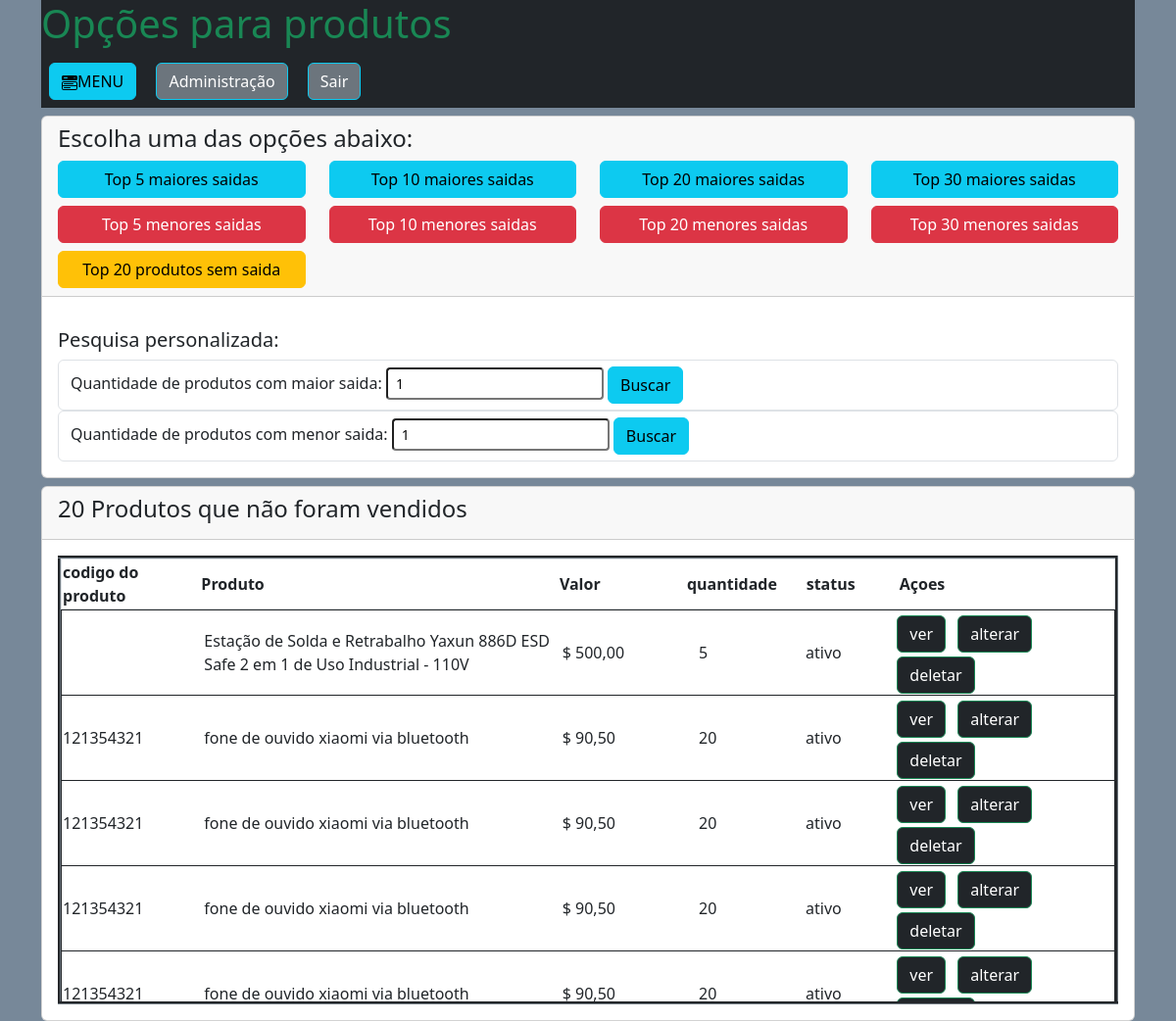
The page /administrador/produtos/ctrl_saida_produto.php?quant_sem=20 on the database as committed earlier.
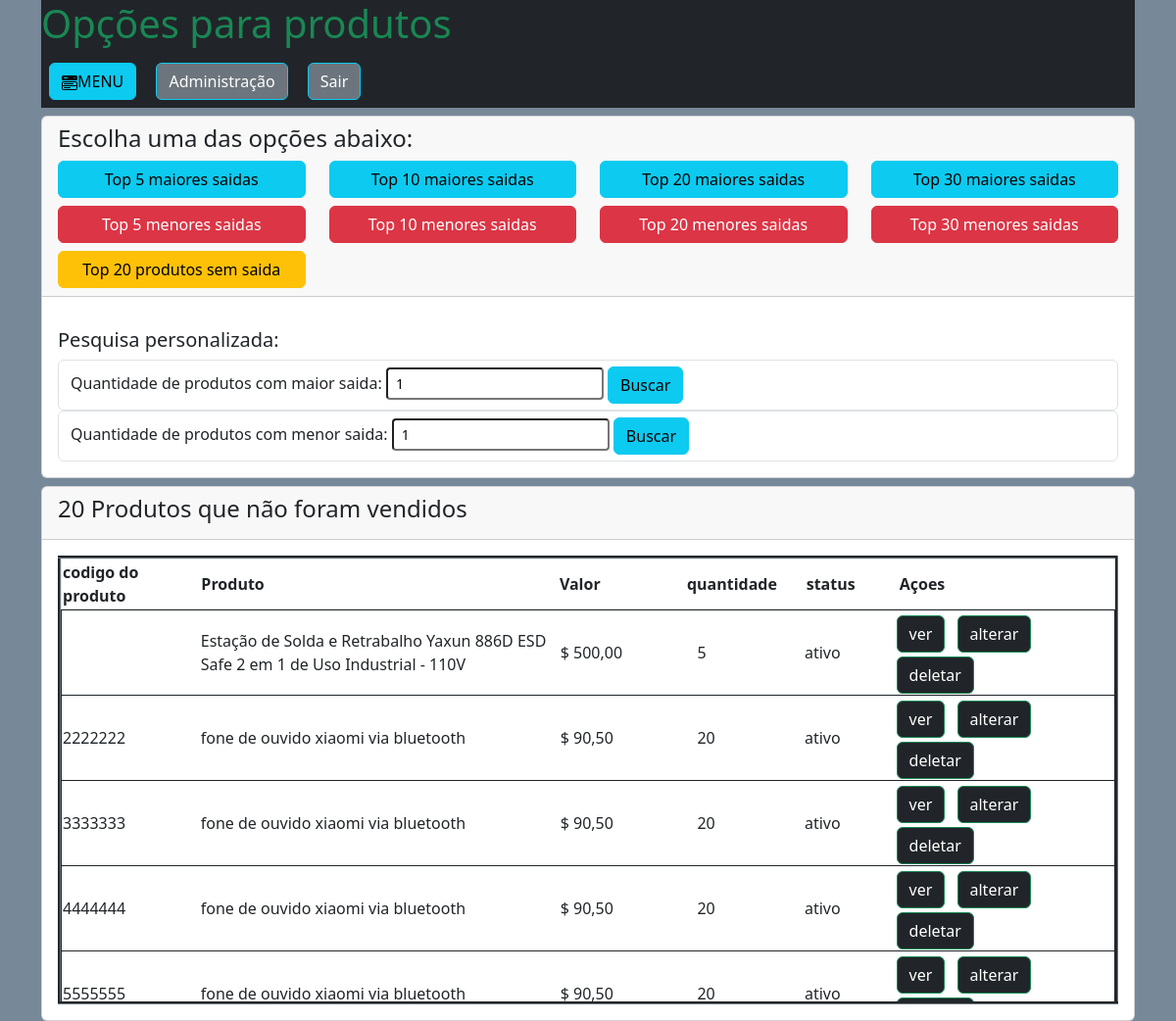
The same page on the database as committed later.
### tables this page shows
CREATE TABLE `produtos` (
  `id_produto` int(11) NOT NULL,
  `cod_produto` varchar(40) NOT NULL,
  `nome` varchar(100) NOT NULL,
  `valor` double(10,2) NOT NULL,
  `quantidade` double(10,2) NOT NULL,
  `categoria` varchar(120) NOT NULL,
  `cor` varchar(15) NOT NULL,
  `voltagem` varchar(10) NOT NULL,
  `voltagem_opcoes` varchar(10) NOT NULL,
  `descricao` varchar(250) NOT NULL,
  `status` int(1) NOT NULL,
  `foto` varchar(100) NOT NULL,
  `foto_1` varchar(50) NOT NULL,
  `foto_2` varchar(50) NOT NULL,
  `foto_3` varchar(50) NOT NULL,
  `foto_4` varchar(50) NOT NULL,
  `foto_5` varchar(50) NOT NULL,
  `foto_6` varchar(50) NOT NULL,
  `var_cores` int(1) NOT NULL,
  `azul` int(1) NOT NULL,
  `vermelho` int(1) NOT NULL,
  `preto` int(1) NOT NULL,
  `branco` int(1) NOT NULL,
  `amarelo` int(1) NOT NULL,
  `verde` int(1) NOT NULL,
  `laranja` int(1) NOT NULL,
  `cinza` int(1) NOT NULL,
  `rosa` int(1) NOT NULL,
  `marrom` int(1) NOT NULL,
  `roxo` int(1) NOT NULL,
  `prata` int(1) NOT NULL,
  `dourado` int(1) NOT NULL,
  `link_azul` varchar(45) NOT NULL,
  `link_vermelho` varchar(45) NOT NULL,
  `link_preto` varchar(45) NOT NULL,
  `link_branco` varchar(45) NOT NULL,
  `link_amarelo` varchar(45) NOT NULL,
  `link_verde` varchar(45) NOT NULL,
  `link_laranja` varchar(45) NOT NULL,
  `link_cinza` varchar(45) NOT NULL,
  `link_rosa` varchar(45) NOT NULL,
  `link_marrom` varchar(45) NOT NULL,
  `link_roxo` varchar(45) NOT NULL,
  `link_prata` varchar(45) NOT NULL,
  `link_dourado` varchar(45) NOT NULL
);

### administrador/produtos/ctrl_saida_produto.php (the view, shortened to what this page needs)
<?php
require_once '../../database.php';
?>
<!doctype html>
<html lang="pt-br">
  <head>
    <link href="https://cdn.jsdelivr.net/npm/bootstrap@5.3.3/dist/css/bootstrap.min.css" rel="stylesheet">
	<link rel="stylesheet" href="../../css/modal.css">
</head>
  <body style="background: #778899">
  <div class="container">
				<div class="bg-dark"><h1 class="text-success">
				</h1>
				<button type="button" class="btn btn-info m-2" data-toggle="modal" data-target="#exampleModal">
			MENU
				</button>
				<a class="btn btn-secondary border-info m-2" href="../menu_admin.php">Administração</a>
				<a href="../../sair.php" class="btn btn-secondary border-info m-2">Sair</a>
				</div>
      <div class="card mt-2">
          <div class="card-header">
              <h4>Escolha uma das opções abaixo:</h4>
              <div class="row"><div class="col">
                <a class="btn btn-info w-100" href="?quant_maior=5">Top 5 maiores saidas</a></div>
                <div class="col"><a class="btn btn-info w-100" href="?quant_maior=10">Top 10 maiores saidas</a></div>
                <div class="col"><a class="btn btn-info w-100" href="?quant_maior=20">Top 20 maiores saidas</a></div>
                <div class="col"><a class="btn btn-info w-100" href="?quant_maior=30">Top 30 maiores saidas</a></div></div>
                <div class="row mt-2"><div class="col">
                <a class="btn btn-danger w-100" href="?quant_menor=5">Top 5 menores saidas</a></div>
                <div class="col"><a class="btn btn-danger w-100" href="?quant_menor=10">Top 10 menores saidas</a></div>
                <div class="col"><a class="btn btn-danger w-100" href="?quant_menor=20">Top 20 menores saidas</a></div>
                <div class="col"><a class="btn btn-danger w-100" href="?quant_menor=30">Top 30 menores saidas</a></div>
           </div>
                <div class="row mt-2"><div class="col-sm-3">
                <a class="btn btn-warning w-100" href="?quant_sem=20">Top 20 produtos sem saida</a></div>
                </div> </div>
              <div class="card-body mt-3">
                  <h5>Pesquisa personalizada:</h5>
                  <form>
                      <div class="form-control">
                      <label>Quantidade de produtos com maior saida:</label>
                      <input type="number" class="form-control-sm" min="1" name="quant_person_1" value="1">
                      <input type="submit" class="btn btn-info" value="Buscar">
                      </div>
                  </form>
                 <form>
                      <div class="form-control">
                      <label>Quantidade de produtos com menor saida:</label>
                      <input type="number" class="form-control-sm" min="1" name="quant_person_2" value="1">
                      <input type="submit" class="btn btn-info" value="Buscar">
                      </div>
                  </form>
              </div>
      </div>
<?php
if(isset($_GET['quant_sem'])){
	$quant = $_GET['quant_sem'];
        $sql_a = 'SELECT * FROM produtos AS p WHERE NOT EXISTS (SELECT id_produto FROM itens_da_compra AS it WHERE it.id_produto = p.id_produto) ORDER BY nome ASC LIMIT 0,20 ';
        $consulta_a = $conexao->query($sql_a);
	$dados = $consulta_a->fetchALL(PDO::FETCH_ASSOC);
    echo '<div class="card mt-2">
          <div class="card-header">
              <h4>'.$quant.' Produtos que não foram vendidos </h4>
          </div>
          <div class="card-body">';
          if(!empty($dados)){
          echo '<table  border="3" class="border-secondary" style="table-layout: fixed;">';
          echo '<thead style="display: block;position: relative;" class="border">';
          echo '<tr>';
          echo '<th width=150>codigo do produto</th><th width=400>Produto</th><th width=140>Valor</th><th width=125>quantidade</th><th width=100>status</th><th width=240>Açoes</th>';
          echo '</tr>';
          echo '</thead>';
          echo '<tbody style="display: block;  overflow: auto;width: 100%;max-height: 400px;overflow-y: scroll;overflow-x: hidden;">';
          foreach($dados as $d){
			if($d['status'] > 0){ $status = 'ativo'; }else{ $status = 'desativado';}
			$bg = 'class="border border-dark"';
			echo '<tr '.$bg.'><td width=150>'.$d['cod_produto'].'</td><td width=400>'.$d['nome'].'</td><td width=150>$ '. number_format($d['valor'],2,',','.').'</td><td width=120>'.$d['quantidade'].'</td>
			<td width=100>'.$status.'</td><td width=240><a class="btn btn-dark border-success me-2 mt-1 mb-1" href = "ver.php?id_produto='.$d['id_produto'].'">ver</a>
			<a class="btn btn-dark border-success me-2" href = "alterar.php?id_produto='.$d['id_produto'].'"> alterar</a>
			<a class="btn btn-dark border-success" href = "deletar.php?id_produto='.$d['id_produto'].'"> deletar</a></td></tr>';
	}
          echo '</tbody>';
           echo '</table>';
          }else{
                 echo '<div class="col-sm-8 mx-auto"><h3 class="alert alert-secondary">Nenhum produto encontrado...</h3></div>';
          }
    echo '</div>
    ';
}
?>
</div>

Rows that differ between the two databases and show on the page:
changed produtos (number 2 of 5 on the later page): cod_produto "121354321" → "2222222"
changed produtos (number 3 of 5 on the later page): cod_produto "121354321" → "3333333"
changed produtos (number 4 of 5 on the later page): cod_produto "121354321" → "4444444"
changed produtos (number 5 of 5 on the later page): cod_produto "121354321" → "5555555"
